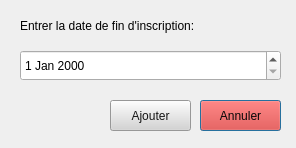
<?xml version="1.0" encoding="UTF-8"?>
<ui version="4.0">
 <class>fin</class>
 <widget class="QDialog" name="fin">
  <property name="geometry">
   <rect>
    <x>0</x>
    <y>0</y>
    <width>296</width>
    <height>148</height>
   </rect>
  </property>
  <property name="windowTitle">
   <string>Dialog</string>
  </property>
  <widget class="QPushButton" name="pushButton">
   <property name="geometry">
    <rect>
     <x>200</x>
     <y>100</y>
     <width>81</width>
     <height>31</height>
    </rect>
   </property>
   <property name="styleSheet">
    <string notr="true">background-color: rgb(255, 21, 5);
color: rgb(7, 7, 7);</string>
   </property>
   <property name="text">
    <string>Annuler</string>
   </property>
  </widget>
  <widget class="QPushButton" name="pushButton_2">
   <property name="geometry">
    <rect>
     <x>110</x>
     <y>100</y>
     <width>81</width>
     <height>31</height>
    </rect>
   </property>
   <property name="styleSheet">
    <string notr="true">color: rgb(21, 21, 21);
background-color: rgb(212, 212, 212);</string>
   </property>
   <property name="text">
    <string>Ajouter</string>
   </property>
  </widget>
  <widget class="QDateEdit" name="dateEdit">
   <property name="geometry">
    <rect>
     <x>20</x>
     <y>50</y>
     <width>261</width>
     <height>31</height>
    </rect>
   </property>
  </widget>
  <widget class="QLabel" name="label">
   <property name="geometry">
    <rect>
     <x>20</x>
     <y>10</y>
     <width>251</width>
     <height>31</height>
    </rect>
   </property>
   <property name="text">
    <string>Entrer la date de fin d'inscription:</string>
   </property>
  </widget>
 </widget>
 <resources/>
 <connections/>
</ui>
